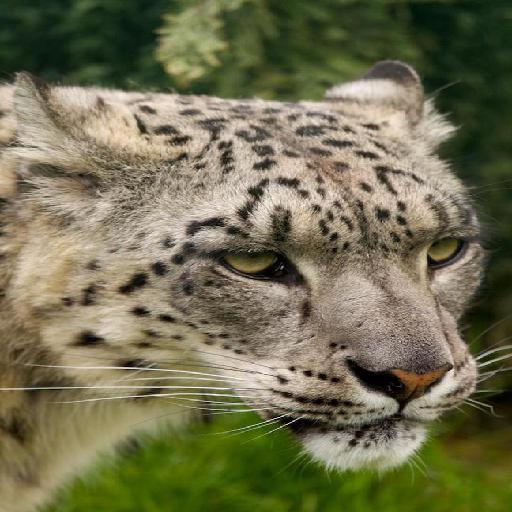
#> input picture backend/CBIR/images/1.jpg, 512 x 512 px; the run also reads 1 picture not shown here
$ python color.py
#> lines starting #> are read from the running program, lines starting #| are printed output that depends on the picture
import numpy as np
import math
import time
import cv2
from concurrent.futures import ThreadPoolExecutor

def rgb_to_hsv(image):
    image = image.astype(np.float32) / 255.0
    maxc = np.max(image, axis=-1)
    minc = np.min(image, axis=-1)
    v = maxc
    s = np.where(maxc == 0, 0, (maxc - minc) / (maxc + 1e-20)) # if else for s value

    rc = (maxc - image[..., 2]) / (maxc - minc + 1e-20)
    gc = (maxc - image[..., 1]) / (maxc - minc + 1e-20)
    bc = (maxc - image[..., 0]) / (maxc - minc + 1e-20)

    h = np.where(maxc == minc, 0,
                 np.where(maxc == image[..., 2], (bc - gc),
                          np.where(maxc == image[..., 1], 2.0 + (rc - bc),
                                   4.0 + (gc - rc)))) # multiple if else for h

    h = (h/6.0) % 1.0
    h = np.where(h == 0, 360, h * 360)
    return np.stack([h, s * 100, v * 100], axis=-1)

def process_image_color(image):
    if image is not None:
        height, width, _ = image.shape

        hsv_array = rgb_to_hsv(image) # convert to hsv

        # set bins
        h_ranges = [
            (316, 360),
            (1, 25),
            (26, 40),
            (41, 120),
            (121, 190),
            (191, 270),
            (271, 295),
            (295, 315)
        ]

        s_ranges = [
            (0, 20),
            (21, 70),
            (71, 100)
        ]

        v_ranges = [
            (0, 20),
            (21, 70),
            (71, 100)
        ]

        # initialize a 4x4 grid to divide the images into 16 parts
        subarrays = np.array([hsv_array[i * (height // 4):(i + 1) * (height // 4), j * (width // 4):(j + 1) * (width // 4), :]
                          for i in range(4) for j in range(4)])

        # create an array of 16 vectors
        vectors = []
        for subarray in subarrays:
            h_values, s_values, v_values = subarray[:, :, 0].flatten(), subarray[:, :, 1].flatten(), subarray[:, :, 2].flatten()

            # each vector has a length of 72 representing the number of possible hsv combinations
            vector = np.zeros(72, dtype=np.float64)

            for h_category, (h_min, h_max) in enumerate(h_ranges):
                h_mask = (h_values >= h_min) & (h_values <= h_max)

                for s_category, (s_min, s_max) in enumerate(s_ranges):
                    s_mask = (s_values >= s_min) & (s_values <= s_max)

                    for v_category, (v_min, v_max) in enumerate(v_ranges):
                        v_mask = (v_values >= v_min) & (v_values <= v_max)

                        combination_mask = h_mask & s_mask & v_mask

                        vector[h_category * 9 + s_category * 3 + v_category] = np.sum(combination_mask)

            vectors.append(vector)
        return np.array(vectors) # return array of 16 vectors
    else:
        print("Failed to load the image.")
        return

# cosine function
def cos(A, B):
    lengthA = 0
    lengthB = 0
    sum = 0
    for i in range(len(A)):
        lengthA += A[i] ** 2
        lengthB += B[i] ** 2
        sum += A[i] * B[i]

    lengthA = (lengthA) ** 0.5
    lengthB = (lengthB) ** 0.5
    return (sum / (lengthA * lengthB))

# cosine similarity
def cosine_similarity(A, B):
    avg = 0
    for i in range(len(A)):
        avg += cos(A[i], B[i])
    avg /= len(A)
    return avg

# multithreading
def process_images_color(image_paths):
    images = [cv2.imread(image_path) for image_path in image_paths]
    processed_images = []

    with ThreadPoolExecutor() as executor:
        image_futures = [executor.submit(process_image_color, image) for image in images]

    for future in image_futures:
        processed_images.append(future.result())

    return processed_images

# example main
def main():
    start = time.time()

    uploaded_image = cv2.imread('images/1.jpg')
#> uploaded_image is the input picture: shape (512, 512, 3); mean B, G, R 80.9, 111, 113.6
    image_paths = [f'dataset/{i}.jpg' for i in range(1, 20)]
    processed_upload = process_image_color(uploaded_image)
#> in rgb_to_hsv, `return np.stack([h, s * 100, v * 100], axis=-1)`:
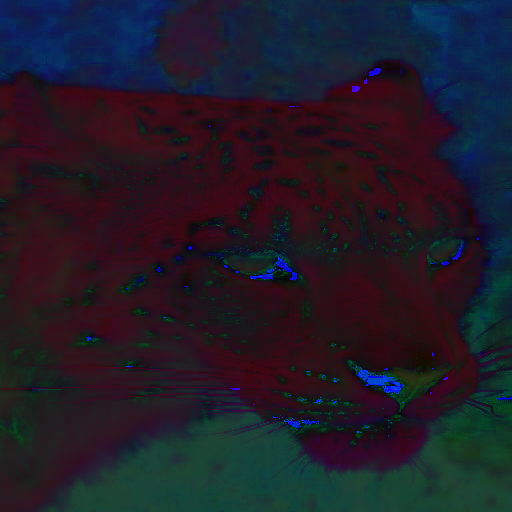
#> returned value: shape (512, 512, 3) float32; mean of channels 0, 1, 2 56.3, 39.9, 46.8; drawn with min black and max white
#> the loop in process_image_color, `for subarray in subarrays:` made 16 passes
#> after the loop in process_image_color, `for subarray in subarrays:`: vectors = 16 items
    images = process_images_color(image_paths)
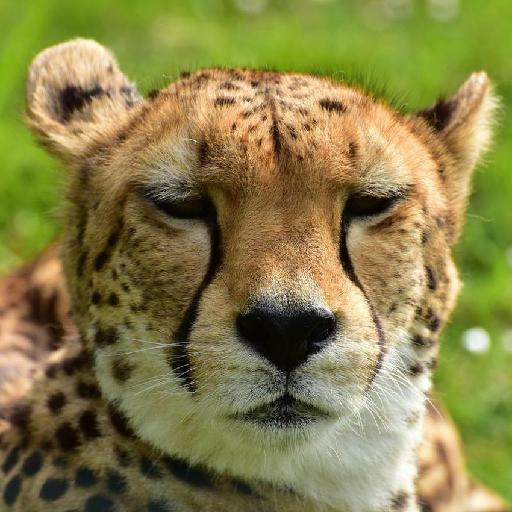
#> input picture backend/CBIR/dataset/10.jpg, 512 x 512 px
#> in process_images_color, `images = [cv2.imread(image_path) for image_path in image_paths]`: images = 19 items
#> the loop in process_image_color (call 2), `for subarray in subarrays:` made 16 passes
#> in rgb_to_hsv (call 3), `rc = (maxc - image[..., 2]) / (maxc - minc + 1e-20)`:
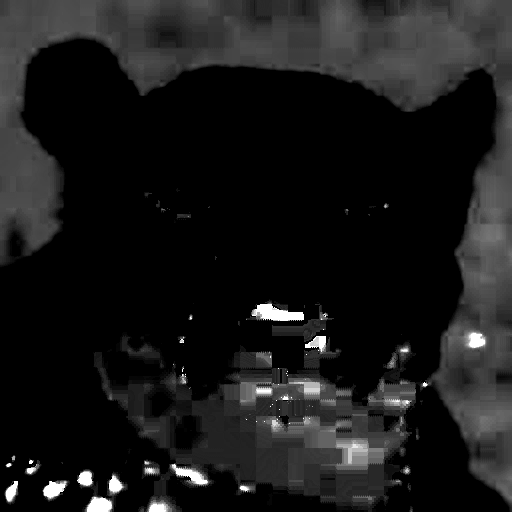
#> rc: shape (512, 512) float32; min 0, max 1, mean 0.101
#> in rgb_to_hsv (call 3), `gc = (maxc - image[..., 1]) / (maxc - minc + 1e-20)`:
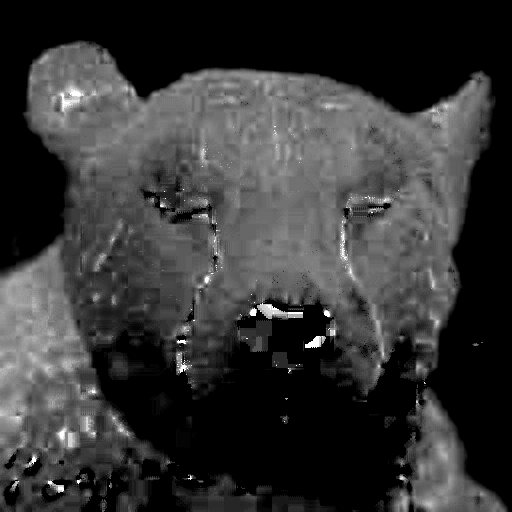
#> gc: shape (512, 512) float32; min 0, max 1, mean 0.213
#> in rgb_to_hsv (call 3), `bc = (maxc - image[..., 0]) / (maxc - minc + 1e-20)`:
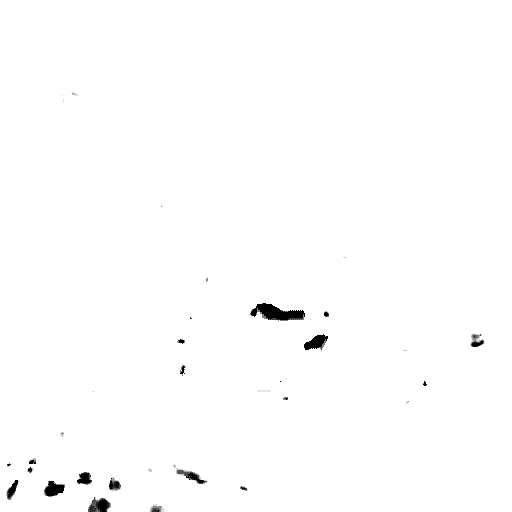
#> bc: shape (512, 512) float32; min 0, max 1, mean 0.993
#> in rgb_to_hsv (call 3), `h = (h/6.0) % 1.0`:
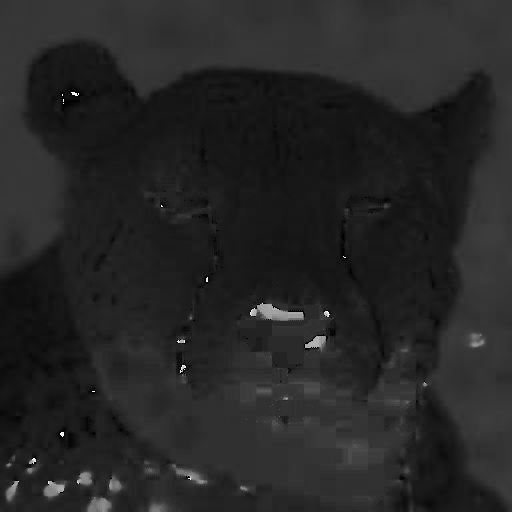
#> h: shape (512, 512) float32; min 0, max 0.99, mean 0.15
#> in rgb_to_hsv (call 3), `return np.stack([h, s * 100, v * 100], axis=-1)`:
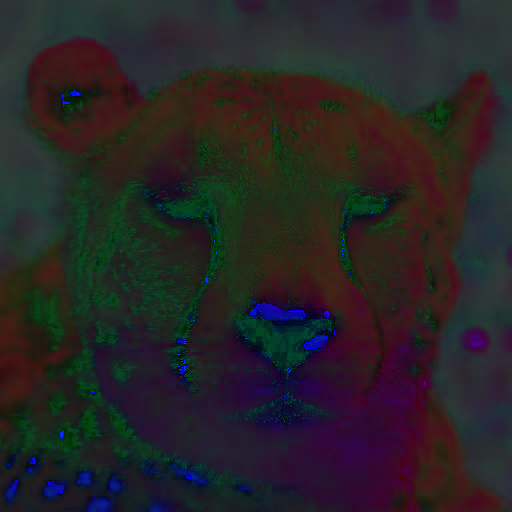
#> returned value: shape (512, 512, 3) float32; mean of channels 0, 1, 2 54.6, 51.7, 56; drawn with min black and max white
#> in process_image_color, image is the input picture: shape (512, 512, 3); mean B, G, R 73.1, 128.3, 135.1
#> the loop in process_images_color, `for future in image_futures:` made 19 passes
#> images = 19 items

    for i in range(len(images)):
        print(f"Result of comparing with image {i+1}: {cosine_similarity(images[i], processed_upload)}")
#> this loop made 2 passes
#> avg in cosine_similarity on pass 1: 1
#> avg in cosine_similarity on pass 2: 0
#| Result of comparing with image 1: 1.0
        # print(images[i])

    end = time.time()
    print(f"Runtime: {end - start}")

if __name__ == "__main__":
#> (the run stopped early here; a loop or call above may not have finished)
